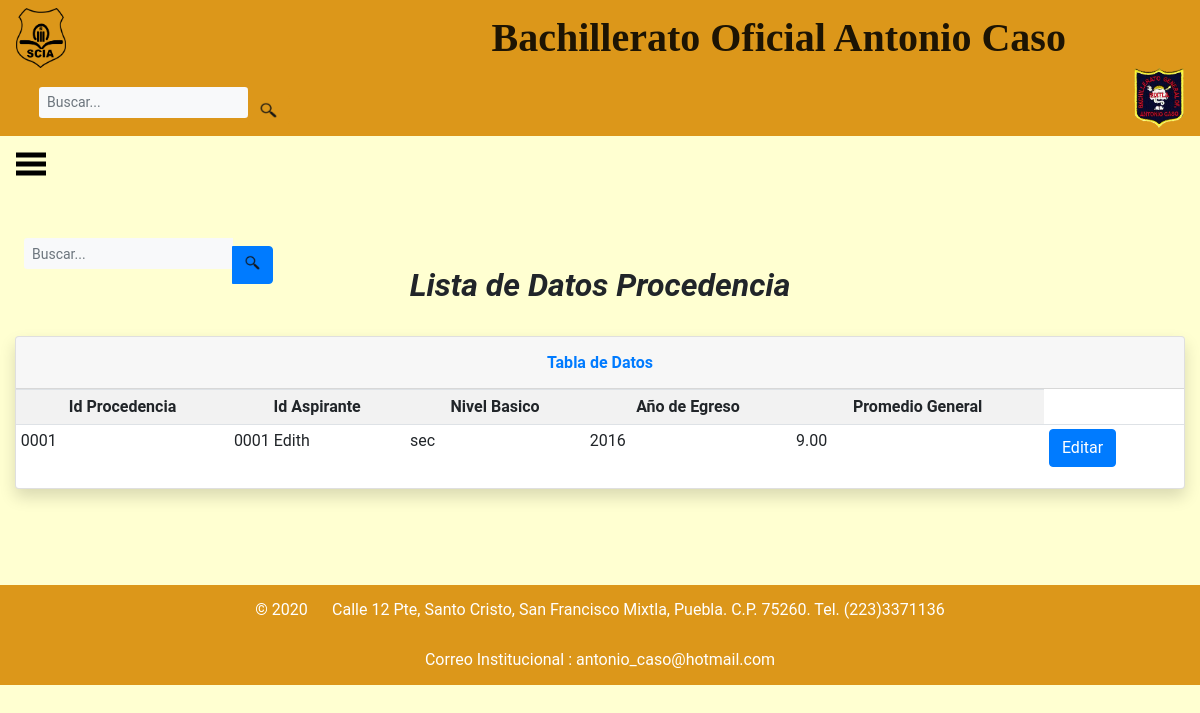
The app's page /ListaDetalleProcedencia/, older data.
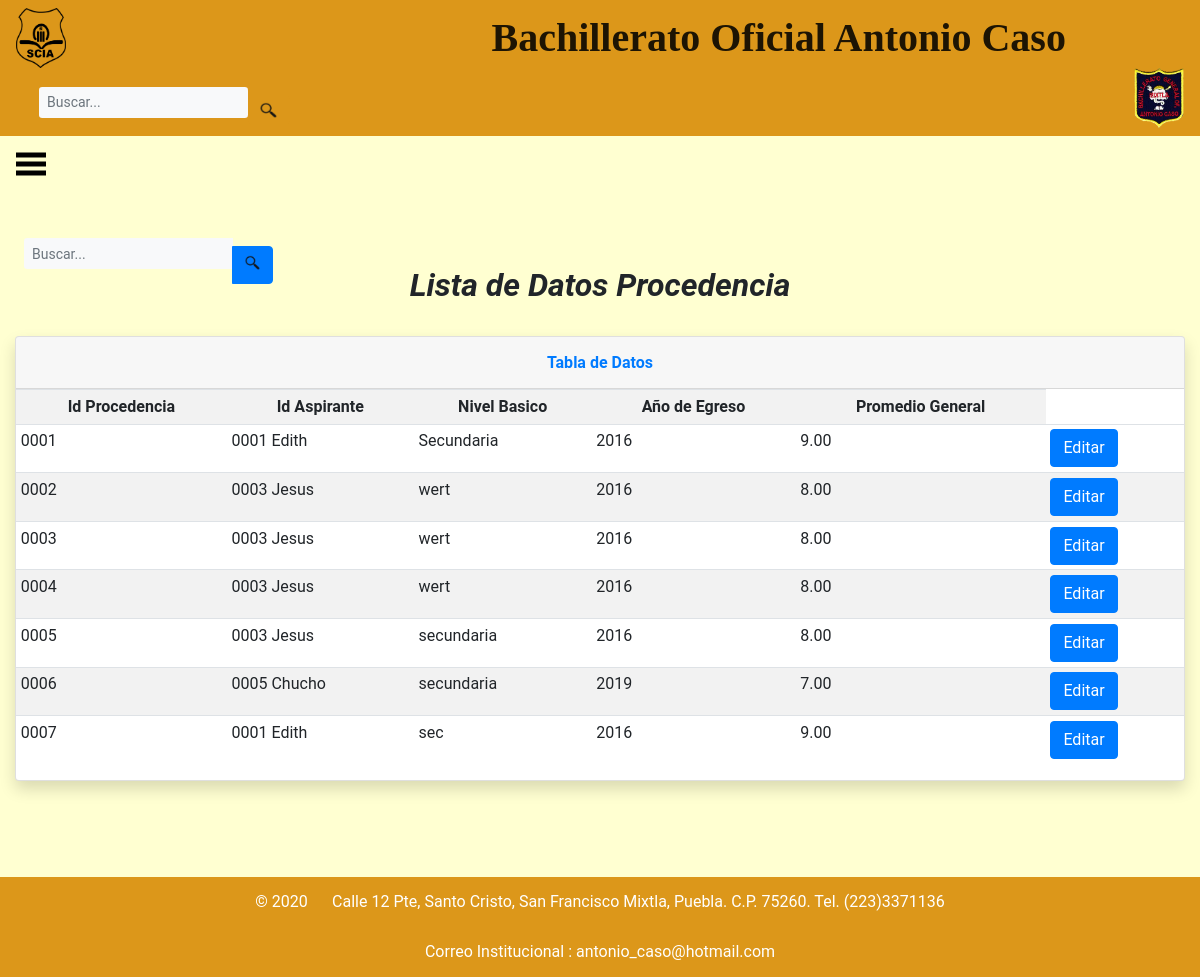
The same page, newer data.
### base_SCIA/models/datos_procedencia.py (models this page shows, shortened)
class Datos_Procedencia(models.Model):
	Id_Procedencia = models.CharField(
		primary_key = True,
		max_length=4,
	)
	Id_Aspirante = models.ForeignKey(
		'Datos_Aspirantes',
		on_delete=models.CASCADE,
	)
	Nivel_Basico = models.CharField(
		max_length = 20,
	)
	Año_Egreso = models.IntegerField(
	)
	Promedio_General  = models.DecimalField (
	max_digits = 5, decimal_places = 2,
	)

### base_SCIA/models/datos_aspirantes.py (models this page shows)
class Datos_Aspirantes(models.Model):
	Id_Personales = models.CharField(
			primary_key = True,
			max_length=4,
		)
	Nombre = models.CharField(
				max_length = 20,
		)
	Apellido_Paterno = models.CharField(
				max_length = 20,
		)
	Apellido_Materno = models.CharField(
				max_length = 20,
		)
	Cargo= models.CharField(
		max_length = 20,
		)
	Edad = models.IntegerField(
		)
	Genero = models.CharField( max_length=2,
		)
	Telefono = models.IntegerField(
		)
	Direccion = models.CharField(
				max_length = 40,
		)
	Codigo_Postal  = models.IntegerField(
		)
	CURP = models.CharField(
				max_length = 20,
		)
	Fecha_Nacimiento = models.DateField(
		max_length = 40,
		)
	Lugar_Nacimiento = models.CharField(
				max_length = 40,
		)
	Correo_Electronico = models.EmailField(
		)
	Grupo_Sanguineo = models.CharField(
				max_length = 2,
		)
	def __str__(self):
		return '%s %s ' % (self.Id_Personales, self.Nombre)

### base_SCIA/views.py (the view)
# urls.py: url(r'^ListaDetalleProcedencia/$', views.listar_procedencia, name='ListaDetalleProcedencia'),
def listar_procedencia(request):
	busqueda = request.POST.get("buscarp") #Recuperamos la busqueda del usuario
	procedencia = Datos_Procedencia.objects.all()
	if busqueda: #Preguntando si busqueda está llena
		procedencia = Datos_Procedencia.objects.filter(
			Q(Id_Procedencia__icontains = busqueda)
		).distinct()
	return render(request, 'ListaDetalleProcedencia.html', {'procedencia':procedencia})

### base_SCIA/templates/ListaDetalleProcedencia.html (shortened to what this page needs)
<!DOCTYPE html>
<html>
<head style="background-color: #FFFFD1;">
	{%load static%}
	{% load bootstrap4%}
	{% bootstrap_css %}
	{%include 'encabezadoP.html'%}
	{%include 'lateral.html'%}
	{% block buscador %}
	<form class="d-none d-sm-inline-block form-inline mr-auto ml-md-3 my-2 my-md-0 mw-100 navbar-search form-control-sm " method="POST"> {% csrf_token %}
		<div class="input-group" align="right">
			<input type="text" class="form-control bg-light border-0 small form-control-sm" placeholder="Buscar..." name="buscarp" value="{{ request.POST.buscarp }}">
			<div class="input-group-append" align="right">
				<button class="btn btn-primary" type="submit" >
					<input type=image src="{% static 'base_aspirantes/images/encabezado/busqueda.png'%}" width="15" height="15">
				</button>
			</div>
		</div>
	</form>
	{% endblock buscador %}
</head>
<body style="background-color: #FFFFD1; font-family: Roboto;">
	<center><h2><b><i> Lista de Datos Procedencia</i></b></h2></center>
	<br>
	<div class="container-fluid">
		<div class="card shadow mb-4">
			<div class="card-header py-3">
				<h6 class="m-0 font-weight-bold text-primary" align="center">Tabla de Datos </h6>
			</div>
			{% if procedencia %}
			<div class="table-responsive">
				<table class="table table-striped table-hover table-sm " >
					<tr align="center">
						<td> <b> Id Procedencia</b></td>
						<td> <b> Id Aspirante</b></td>
						<td> <b> Nivel Basico</b></td>
						<td> <b> Año de Egreso</b></td>
						<td> <b> Promedio General</b></td>
					</tr>
					{% for p in procedencia %}
					<tr>
					<td> {{p.Id_Procedencia}} </td>
					<td> {{p.Id_Aspirante}} </td>
					<td> {{p.Nivel_Basico}} </td>
					<td> {{p.Año_Egreso}} </td>
					<td> {{p.Promedio_General}} </td>
					<td>
						<a class = "btn btn-primary" href=" {% url 'ProcedenciaEditar' p.Id_Procedencia %}">Editar</a>
					</td>
					{% endfor %}
				</table>
			</div>
			{% else %}
			<h5>No hay Registros</h5>
			{% endif%}
		</div>
	</div>
</body>
<br>
<br>
<br>
<footer>
	{%include 'footer.html'%}
</footer>
</html>

Row changes from the older to the newer data that the page shows:
changed Datos_Procedencia id 0001: Nivel_Basico "sec" → "Secundaria"
added Datos_Procedencia: Id_Procedencia "0002", Id_Aspirante "0003 Jesus", Nivel_Basico "wert", Año_Egreso "2016", Promedio_General "8.00"
added Datos_Procedencia: Id_Procedencia "0003", Id_Aspirante "0003 Jesus", Nivel_Basico "wert", Año_Egreso "2016", Promedio_General "8.00"
added Datos_Procedencia: Id_Procedencia "0004", Id_Aspirante "0003 Jesus", Nivel_Basico "wert", Año_Egreso "2016", Promedio_General "8.00"
added Datos_Procedencia: Id_Procedencia "0005", Id_Aspirante "0003 Jesus", Nivel_Basico "secundaria", Año_Egreso "2016", Promedio_General "8.00"
added Datos_Procedencia: Id_Procedencia "0006", Id_Aspirante "0005 Chucho", Nivel_Basico "secundaria", Año_Egreso "2019", Promedio_General "7.00"
added Datos_Procedencia: Id_Procedencia "0007", Id_Aspirante "0001 Edith", Nivel_Basico "sec", Año_Egreso "2016", Promedio_General "9.00"
